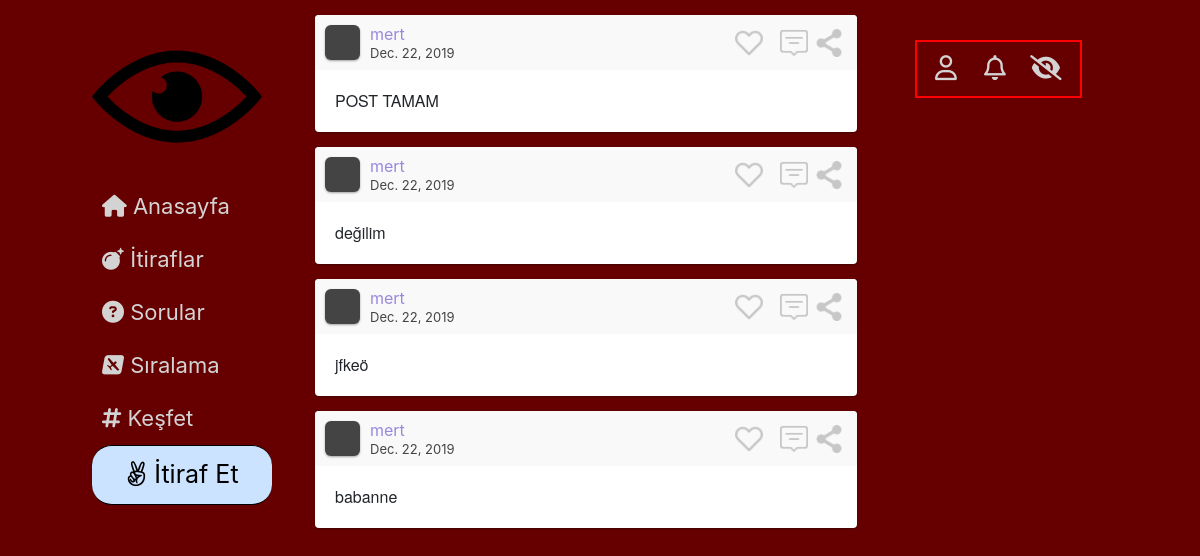
/itiraflar/ (signed in), run on an earlier commit of the app's database.
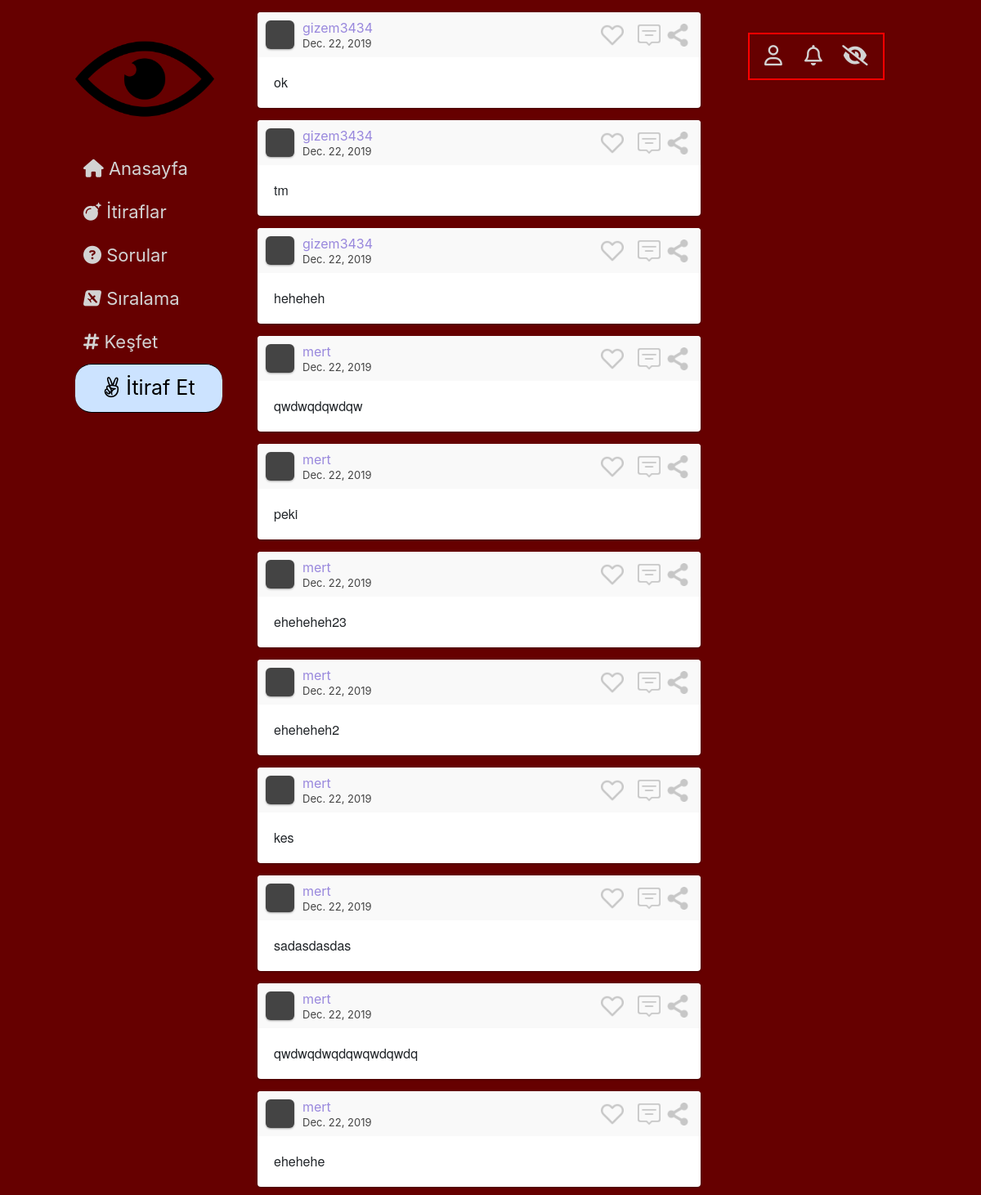
And on a later commit of the database.
### website/models.py (models this page shows)
class Post(models.Model):
    Post_Type = (
        ('Post', 'Post'),
        ('Soru', 'Soru'),
        ('Yorum','Yorum')
    )
    Category = (
        ('Aşk', 'Aşk'),
        ('Dost Kazığı', 'Dost Kazığı'),
        ('Avcılar', 'Avcılar'),
        ('Civcivler', 'Civcivler'),
        ('Profesyonellik içerenler', 'Profesyonellik içerenler'),
        ('Diğer', 'Diğer')
    )
    publish_by = models.ForeignKey(User, on_delete=models.CASCADE)
    post_type = models.CharField(max_length=20, choices=Post_Type)
    category = models.CharField(max_length=20, choices=Category)
    publish_date = models.DateField()
    content = models.TextField(max_length=2000)
    likecount = models.IntegerField(default=0)
    replycount = models.IntegerField(default=0)
    def get_reply_url(self):
        return f"/cevapla/{self.pk}/"

### website/views.py (the view)
    def wrapper(request, *args, **kw):
        user = request.user
        if not user.is_authenticated:
            return redirect('login')
        else:
            return function(request, *args, **kw)

### website/views.py (called while the page is built)
def my_login_required(function):
    def wrapper(request, *args, **kw):
        user = request.user
        if not user.is_authenticated:
            return redirect('login')
        else:
            return function(request, *args, **kw)
    return wrapper

@my_login_required
def confessions_view(request):
    confession_list = Post.objects.all().filter(post_type='Post')
    content = {'confession_list': confession_list}
    return render(request, 'itiraflar.html', content)

### templates/itiraflar.html (shortened to what this page needs)
{% extends 'base.html' %}
{% block content %}
            <div id="main-window">
                {% for confession in confession_list reversed %}
                <div class="post">
                    <div class="user">
                        <div class="user-img"></div>
                        <div class="user-info">
                            <div class="user-name">{{ confession.publish_by.username }}</div>
                            <span class="post-date">{{confession.publish_date}}</span>
                        </div>
                        <div class="actions">
                            <span class="heart"></span>
                            <a href="{{ confession.get_reply_url }}"><span class="comment"></span></a>
                            <span class="share"></span>
                        </div>
                    </div>
                    <div class="content">
                       {{ confession.content }}
                    </div>
                </div>
                {% endfor %}
        </div>
{% endblock %}

What changed in the data, as far as the page shows it:
added Post: publish_by.username "gizem3434", publish_date "Dec. 22, 2019", content "ok"
added Post: publish_by.username "gizem3434", publish_date "Dec. 22, 2019", content "tm"
added Post: publish_by.username "gizem3434", publish_date "Dec. 22, 2019", content "heheheh"
added Post: publish_by.username "mert", publish_date "Dec. 22, 2019", content "qwdwqdqwdqw"
added Post: publish_by.username "mert", publish_date "Dec. 22, 2019", content "peki"
changed Post: content "POST TAMAM" → "eheheheh23"
changed Post: content "değilim" → "eheheheh2"
changed Post: content "jfkeö" → "kes"
now on this page (row edited): Post: publish_by.username "mert", publish_date "Dec. 22, 2019", content "sadasdasdas"
changed Post: content "babanne" → "qwdwqdwqdqwqwdqwdq"
now on this page (row edited): Post: publish_by.username "mert", publish_date "Dec. 22, 2019", content "ehehehe"
